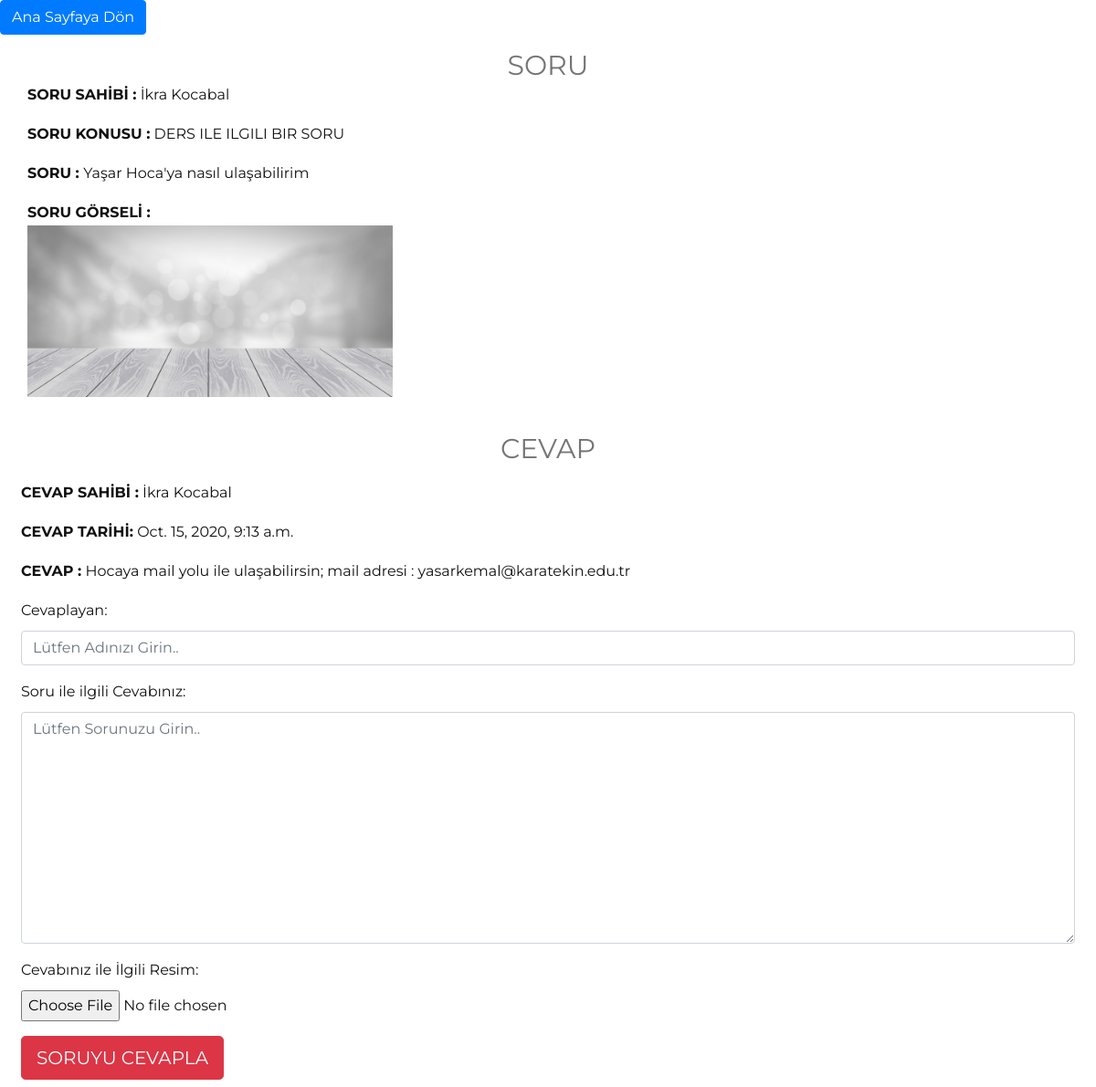
Page /soru/2 on the earlier database version.
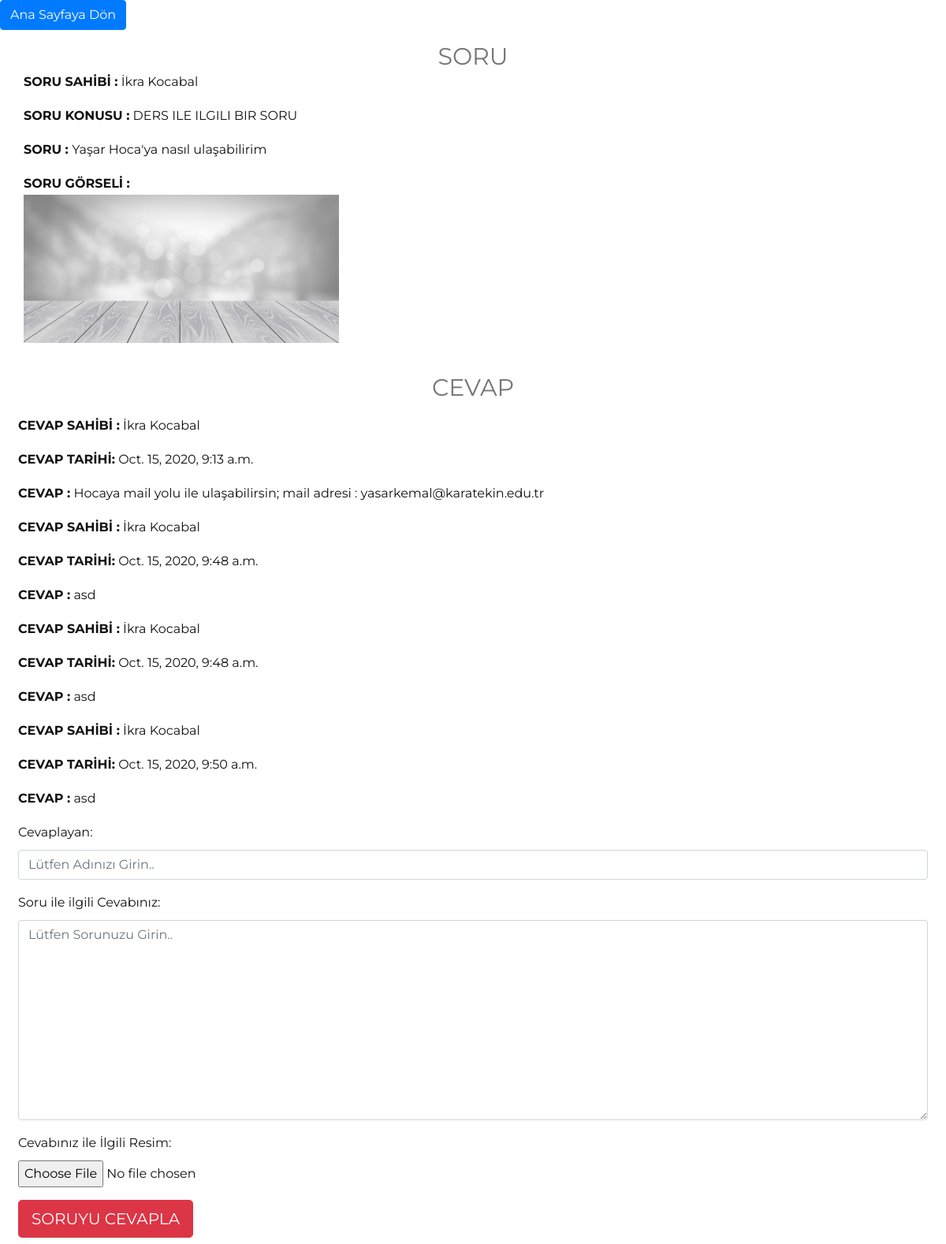
Same page on the later database version.
### mainapp/models.py (models this page shows)
class Soru(models.Model):
    soran=models.CharField(max_length=230)
    sorutarihi=models.DateTimeField(auto_now_add=True)
    soru=models.TextField()
    sorukonu= models.CharField(max_length=200,choices=soruchoices,default="Ders ile ilgili bir soru")
    image=models.ImageField(upload_to="Sorular",blank=True,null=True)
    sorustatus= models.CharField(max_length=200,choices=sorustatus,default="Cevaplanmadı")
    class Meta:
        ordering = ['-sorutarihi']

class Cevaplar(models.Model):
    soru=models.ForeignKey(Soru,on_delete=models.CASCADE,null=True)
    cevaptarihi=models.DateTimeField(auto_now_add=True)
    cevaplayan=models.CharField(max_length=230)
    cevap=models.TextField()
    image=models.ImageField(upload_to="Cevaplar",blank=True,null=True)

### mainapp/views.py (the view)
# urls.py: path("soru/<int:pk>",views.soru,name="soru"),
def soru(request,pk):
    sorular=Soru.objects.get(pk=pk)
    cevaplar=Cevaplar.objects.filter(soru=sorular)
    if request.method == 'POST':
        form = CevapForm(request.POST, request.FILES)
        if form.is_valid():
            cevaplayan=request.POST["cevaplayan"]
            cevap=request.POST["cevap"]
            try:
                image=request.FILES["image"]
            except:
                image=""
            cevap=Cevaplar(soru=sorular,cevaplayan=cevaplayan,image=image,cevap=cevap)
            cevap.save()
            sorular.sorustatus="Cevaplandı"
            sorular.save()
            return redirect('soru', pk=pk)
    else:
        form = CevapForm()
    content={"sorular":sorular,"form":form,"cevaplar":cevaplar}
    return render(request,"soru.html",content)

### mainapp/forms.py
class CevapForm(ModelForm):
    class Meta:
        model = Cevaplar
        fields = ['cevaplayan', 'cevap', 'image']
        labels = {
            'cevaplayan': ('Cevaplayan'),
            'cevap': ('Soru ile ilgili Cevabınız'),
            'image': ('Cevabınız ile İlgili Resim'),
        }
        widgets = {
            "cevaplayan" : forms.TextInput(attrs={'size': 20, 'class': 'form-control','placeholder':"Lütfen Adınızı Girin.."}),
            "cevap" : forms.Textarea(attrs={'size': 20, 'class': 'form-control','placeholder':"Lütfen Sorunuzu Girin.."}),
            "image" : forms.FileInput(attrs={'size': 20, 'class': 'form-control-file'}),
        }

### templates/soru.html (shortened to what this page needs)
{% extends "base.html" %}
{% block content %}
<a href="{% url 'homepage' %}" class="btn btn-primary">Ana Sayfaya Dön</a>
  <div class="container">
      <div class="row">
          <div class="col-lg-12 mt-3">
              <h3 class="text-center">SORU</h3>
          <p><strong>SORU SAHİBİ :</strong> {{sorular.soran}} </p>
          <p><strong>SORU KONUSU :</strong> {{sorular.sorukonu|upper}} </p>
          <p><strong>SORU : </strong> {{sorular.soru}} </p>
          {% if sorular.image %}
            <p><strong>SORU GÖRSELİ :</strong><br /> <img src="{{sorular.image.url}}" width="400"/> </p>
          {% endif %}
          </div>
      </div>
  </div>
  <div class="container mt-3 mb-3 p-2">
    <h3 class="text-center">CEVAP</h3>
    <div class="row">
        <div class="col-lg-12 mt-3">
            {% for i in cevaplar %}
        <p><strong>CEVAP SAHİBİ :</strong> {{i.soru.soran}} </p>
        <p><strong>CEVAP TARİHİ:</strong> {{i.cevaptarihi}} </p>
        <p><strong>CEVAP :</strong> {{i.cevap}} </p>
          {% endfor %}
        </div>
    </div>
      <form enctype="multipart/form-data" method="POST">
        <div class="form-group">
          {{form.as_p}}
        </div>
        <button type="submit" class="btn btn-danger btn-lg text-center">SORUYU CEVAPLA</button>
      </form>
  </div>
{% endblock %}

### templates/base.html (shortened to what this page needs)
<!DOCTYPE html>
<html>
{% load static %}
<head>
    <link rel="stylesheet" href="{% static 'css/bootstrap.min.css' %}" type="text/css">
    <link rel="stylesheet" href="{% static 'css/flaticon.css' %}" type="text/css">
    <link rel="stylesheet" href="{% static 'css/barfiller.css' %}" type="text/css">
    <link rel="stylesheet" href="{% static 'css/magnific-popup.css' %}" type="text/css">
    <link rel="stylesheet" href="{% static 'css/font-awesome.min.css' %}" type="text/css">
    <link rel="stylesheet" href="{% static 'css/elegant-icons.css' %}" type="text/css">
    <link rel="stylesheet" href="{% static 'css/nice-select.css' %}" type="text/css">
    <link rel="stylesheet" href="{% static 'css/owl.carousel.min.css' %}" type="text/css">
    <link rel="stylesheet" href="{% static 'css/slicknav.min.css' %}" type="text/css">
    <link rel="stylesheet" href="{% static 'css/style.css' %}" type="text/css">
</head>
<body >
{% block content %}
{% endblock %}
  </body>
  </html>

### static/css/style.css (style rules this page uses)
html, body { height: 100%; font-family: "Montserrat", sans-serif; -webkit-font-smoothing: antialiased; }
h1, h2, h3, h4, h5, h6 { margin: 0; color: #11111194; font-weight: 400; font-family: "Montserrat", sans-serif; }
h3 { font-size: 30px; }
p { font-size: 16px; font-family: "Montserrat", sans-serif; color: #111111; font-weight: 400; line-height: 28px; margin: 0 0 15px 0; }
img { max-width: 100%; }
@media only screen and (min-width: 1200px) { .container { max-width: 1170px; } }

Differences in the rows shown:
added Cevaplar: soru.soran "İkra Kocabal", cevaptarihi "Oct. 15, 2020, 9:48 a.m.", cevap "asd"
added Cevaplar: soru.soran "İkra Kocabal", cevaptarihi "Oct. 15, 2020, 9:48 a.m.", cevap "asd"
added Cevaplar: soru.soran "İkra Kocabal", cevaptarihi "Oct. 15, 2020, 9:50 a.m.", cevap "asd"
